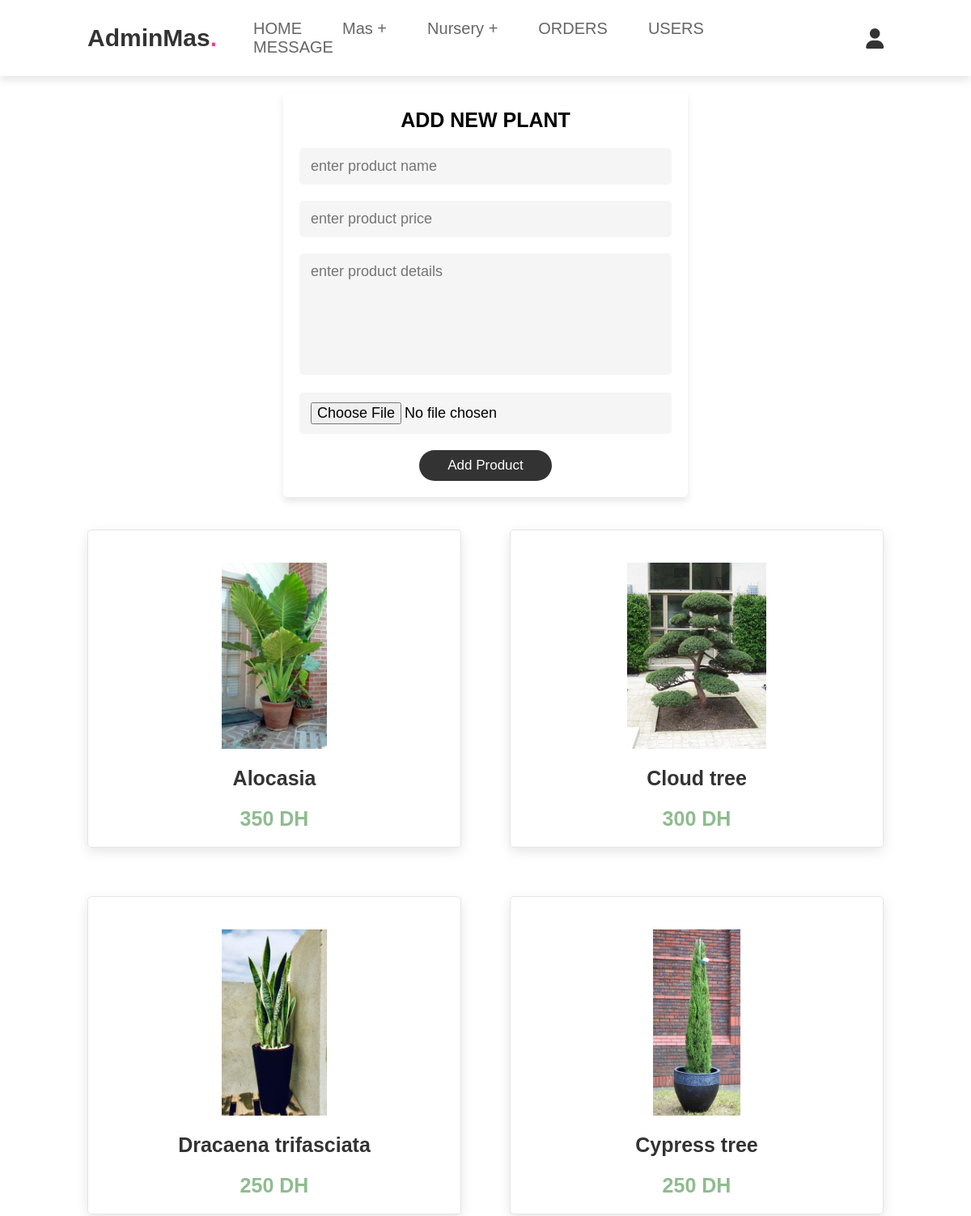
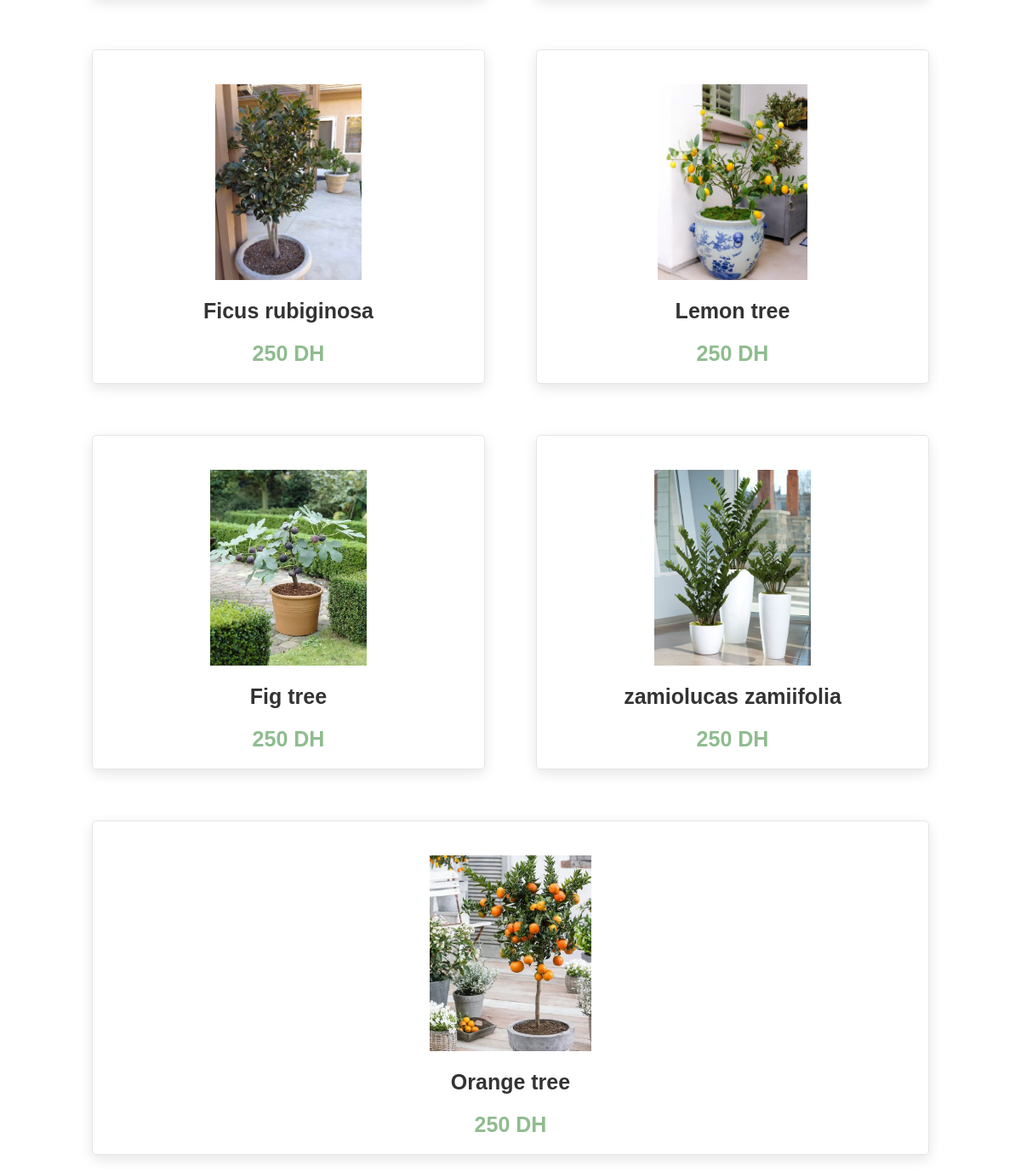
The app's page /admin_outside.php (signed in) with its own data (2 pictures, top to bottom).
### tables this page shows
CREATE TABLE `outside` (
  `id` int(100) NOT NULL,
  `name` varchar(100) NOT NULL,
  `price` int(100) NOT NULL,
  `image` varchar(100) NOT NULL,
  `quantity` int(100) NOT NULL
);

### admin_outside.php (the view, shortened to what this page needs)
<?php
@include 'configuration.php';
?>
<!DOCTYPE html>
<html lang="en">
<head>
   <link rel="stylesheet" href="https://cdnjs.cloudflare.com/ajax/libs/font-awesome/6.0.0/css/all.min.css">
   <link rel="stylesheet" href="styleadmin.css">
   <link rel="stylesheet" href="stylepep.css">
</head>
<body>
<?php @include 'admin_header.php'; ?>
<section class="add-products">
      <form action="" method="POST" enctype="multipart/form-data">
         <h3>add new plant</h3>
         <input type="text" class="box" required placeholder="enter product name" name="name">
         <input type="number" min="0" class="box" required placeholder="enter product price" name="price">
         <textarea name="details" class="box" required placeholder="enter product details" cols="30" rows="10"></textarea>
         <input type="file" accept="image/jpg, image/jpeg, image/png" required class="box" name="image">
         <input type="submit" value="add product" name="add_product" class="btn">
      </form>
</section>
<section class="outside" id="outside">
   <div class="box-container">
      <?php
         $select_products = mysqli_query($conn, "SELECT * FROM `outside`") or die('query failed');
         if(mysqli_num_rows($select_products) > 0){
            while($fetch_products = mysqli_fetch_assoc($select_products)){
      ?>
      <div class="box">
         <div class="image">
            <img class="image" src="images/<?php echo $fetch_products['image']; ?>" alt="">
         </div>
         <div class="content">
            <h3><?php echo $fetch_products['name']; ?></h3><br>
            <div class="pricy"><?php echo $fetch_products['price']; ?> DH </div>
         </div>
      </div>
      <?php
         }
      }else{
         echo '<p class="empty">no plant added yet!</p>';
      }
      ?>
   </div>
</section>

### styleadmin.css (style rules this page uses)
:root { --pink:#e84393; --red:#963f69; --orange:#9f3861; --white:#fff; --light-color:#666; --light-white:#ccc; --light-bg:#f5f5f5; --border:.2rem solid var(--black); --box-shadow:0 .5rem 1rem rgba(0,0,0,.1); }
* { font-family: 'Rubik', sans-serif; margin:0; padding:0; box-sizing: border-box; outline: none; border:none; text-decoration: none; transition:all .2s linear; }
html { font-size: 62.5%; overflow-x: hidden; scroll-behavior: smooth; scroll-padding-top: 6.5rem; }
section { padding:3rem 2rem; }
.btn, .delete-btn, .option-btn { display: inline-block; border-radius: .5rem; margin-top: 1rem; font-size: 1.8rem; color:var(--white); cursor: pointer; padding:1rem 3rem; text-transform: capitalize; }
.btn { background-color: var(--pink); }
.add-products form { max-width: 50rem; border-radius: .5rem; background-color: var(--white); border:var(--pink); padding:2rem; text-align: center; margin:0 auto; box-shadow: var(--box-shadow); }
.add-products form h3 { font-size: 2.5rem; text-transform: uppercase; color:var(--black); margin-bottom: 1rem; }
.add-products form .box { width: 100%; margin:1rem 0; font-size: 1.8rem; color:var(--black); border-radius: .5rem; background-color: var(--light-bg); padding:1.2rem 1.4rem; border:var(--border); }
.add-products form textarea { height: 15rem; resize: none; }
.btn { display: inline-block; margin-top: 1rem; border-radius: 5rem; background: #333; color: #fff; padding: .9rem 3.5rem; cursor: pointer; font-size: 1.7rem; text-align: center; }
.pricy { font-size: 2.5rem; color: #8FBC8F; font-weight: bolder; padding-top: 1rem ; }

### stylepep.css (style rules this page uses)
:root { --vert: #8FBC8F; --light-bg:#f5f5f5; --border:.2rem solid var(--blaiconek); --box-shadow:0 .5rem 1rem rgba(0,0,0,.1); }
* { margin:0;padding:0; box-sizing:border-box; font-family: Verdana, Geneva, Tahoma, sans-serif; outline: none ;border:none; text-decoration:none; text-transform: none; transition:.2s linear; }
html { font-size:62.5% ; scroll-behavior: smooth; scroll-padding-top: 6rem; overflow-x: hidden; }
section { padding:2rem 9%; }
.btn { display: inline-block; margin-top: 1rem; border-radius: 5rem; background: #333; color: #fff; padding: .9rem 3.5rem; cursor: pointer; font-size: 1.7rem; }
.outside .box-container { display: flex; flex-wrap: wrap; gap: 6rem; }
.outside .box-container .box { flex:1 1 30rem; box-shadow:0 .5rem 1.5rem rgba(0,0,0,.1); border-radius: .5rem; border: .1rem solid rgba(0,0,0,.1); position: relative; }
.outside .box-container .box .image { position: relative; text-align:center; padding-top: 2rem; overflow: hidden; }
.outside .box-container .box .image img { height: 25rem; }
.outside .box-container .box .content { padding: 2rem; text-align: center; }
.outside .box-container .box .content h3 { font-size: 2.5rem; color: #333; }

### style_notif.css (style rules this page uses)
:root { --pink:#e84393; --light-bg:#f5f5f5; --border:.2rem solid var(--black) ; --light-color:#666; --box-shadow:0 .5rem 1rem rgba(0,0,0,.1); }
* { margin:0;padding:0; font-family: Verdana, Geneva, Tahoma, sans-serif; outline: none ;border:none; text-decoration:none; text-transform: none; transition:.2s linear; }
html { font-size:62.5% ; scroll-behavior: smooth; scroll-padding-top: 6rem; overflow-x: hidden; }
section { padding:2rem 9%; }
.btn { display: inline-block; margin-top: 1rem; border-radius: 5rem; background: #333; color: #fff; padding: .9rem 3.5rem; cursor: pointer; font-size: 1.7rem; text-align: center; }

### records on screen
outside: image (picture), name "Alocasia", price "350"
outside: image (picture), name "Cloud tree", price "300"
outside: image (picture), name "Dracaena trifasciata", price "250"
outside: image (picture), name "Cypress tree", price "250"
outside: image (picture), name "Ficus rubiginosa", price "250"
outside: image (picture), name "Lemon tree", price "250"
outside: image (picture), name "Fig tree", price "250"
outside: image (picture), name "zamiolucas zamiifolia", price "250"
outside: image (picture), name "Orange tree", price "250"
